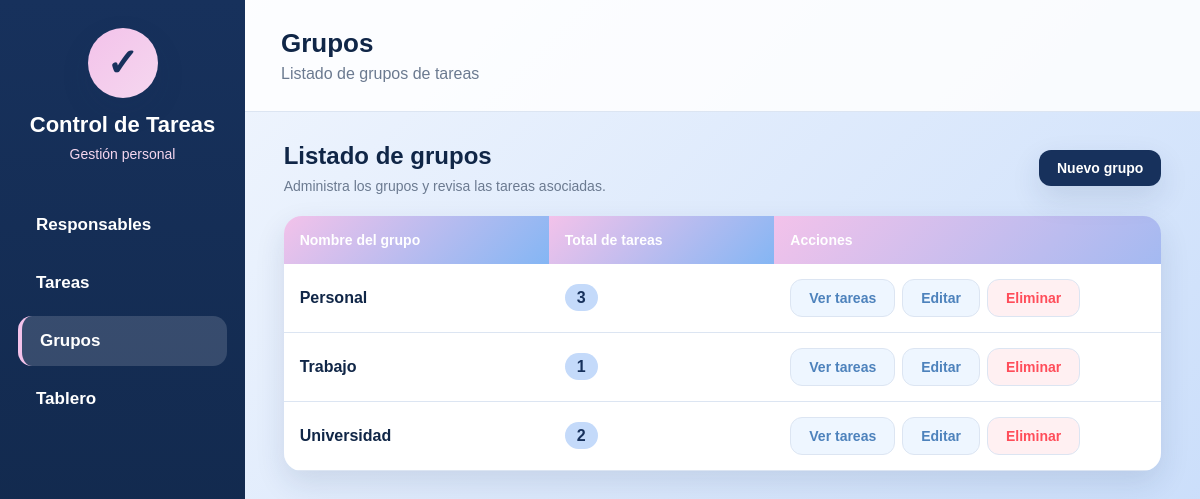
The app's page /grupos/listar.php with its own data.
### tables this page shows
CREATE TABLE `grupos` (
  `id_grupo` int NOT NULL AUTO_INCREMENT,
  `nombre` varchar(100) NOT NULL,
  PRIMARY KEY (`id_grupo`)
);

### grupos/listar.php (the view, shortened to what this page needs)
<?php
require_once "../config/conexion.php";
$titulo_pagina = "Grupos";
$subtitulo_pagina = "Listado de grupos de tareas";
$sql = "
    SELECT
        g.id_grupo,
        g.nombre,
        COUNT(t.id_tarea) AS total_tareas
    FROM grupos g
    LEFT JOIN tareas t ON g.id_grupo = t.id_grupo
    GROUP BY g.id_grupo, g.nombre
    ORDER BY g.nombre ASC
";
$consulta = $conexion->prepare($sql);
$consulta->execute();
$grupos = $consulta->fetchAll();
include "../includes/header.php";
include "../includes/menu.php";
?>
<div class="contenido-principal">
    <div class="barra-superior">
        <h2><?php echo htmlspecialchars($titulo_pagina); ?></h2>
        <p><?php echo htmlspecialchars($subtitulo_pagina); ?></p>
    </div>
    <div class="contenedor">
        <div class="encabezado-listado">
            <div>
                <h2 class="titulo-pagina">Listado de grupos</h2>
                <p class="subtitulo-pagina">Administra los grupos y revisa las tareas asociadas.</p>
            </div>
            <a href="crear.php" class="btn btn-principal">Nuevo grupo</a>
        </div>
        <div class="tabla-contenedor">
            <?php if (count($grupos) > 0): ?>
                <table class="tabla-tareas">
                    <thead>
                        <tr>
                            <th>Nombre del grupo</th>
                            <th>Total de tareas</th>
                            <th>Acciones</th>
                        </tr>
                    </thead>
                    <tbody>
                        <?php foreach ($grupos as $grupo): ?>
                            <tr>
                                <td>
                                    <span class="detalle-tarea">
                                        <?php echo htmlspecialchars($grupo["nombre"]); ?>
                                    </span>
                                </td>
                                <td>
                                    <span class="total-tareas">
                                        <?php echo $grupo["total_tareas"]; ?>
                                    </span>
                                </td>
                                <td>
                                    <div class="acciones">
                                        <a href="ver_tareas.php?id=<?php echo $grupo["id_grupo"]; ?>" class="btn btn-ver">
                                            Ver tareas
                                        </a>
                                        <a href="editar.php?id=<?php echo $grupo["id_grupo"]; ?>" class="btn btn-editar">
                                            Editar
                                        </a>
                                        <a href="eliminar.php?id=<?php echo $grupo["id_grupo"]; ?>"
                                           class="btn btn-eliminar"
                                           onclick="return confirm('¿Desea eliminar este grupo? Las tareas quedaran sin grupo.');">
                                            Eliminar
                                        </a>
                                    </div>
                                </td>
                            </tr>
                        <?php endforeach; ?>
                    </tbody>
                </table>
            <?php endif; ?>
        </div>
    </div>
</div>
<?php include "../includes/footer.php"; ?>

### assets/css/global.css (style rules this page uses)
:root { --azul-oscuro: #4d82bc; --azul-claro: #84b6f4; --celeste-suave: #c4dafa; --rosado: #f3c2ea; --rosado-suave: #f5d7ef; --azul-menu: #17315c; --azul-menu-oscuro: #102647; --blanco: #ffffff; --gris-fondo: #f6f9fe; --gris-texto: #26364a; --gris-suave: #6b7a90; --gris-borde: #dce5f2; --rojo: #ff4d5a; --verde: #32c978; --amarillo: #ffc857; --sombra: 0 12px 30px rgba(23, 49, 92, 0.12); }
* { box-sizing: border-box; margin: 0; padding: 0; }
html, body { width: 100%; min-height: 100%; }
body { font-family: Arial, Helvetica, sans-serif; background: linear-gradient(135deg, var(--gris-fondo), var(--celeste-suave)); color: var(--gris-texto); min-height: 100vh; }
a { text-decoration: none; }
.contenido-principal { margin-left: 245px; min-height: 100vh; }
.barra-superior { background: rgba(255, 255, 255, 0.85); padding: 28px 36px; border-bottom: 1px solid var(--gris-borde); }
.barra-superior h2 { color: var(--azul-menu-oscuro); font-size: 26px; }
.barra-superior p { margin-top: 6px; color: var(--gris-suave); }
.contenedor { width: 94%; max-width: 1280px; margin: 30px auto; padding: 0 10px; }
.encabezado-listado { display: flex; justify-content: space-between; align-items: center; margin-bottom: 22px; flex-wrap: wrap; gap: 10px; }
.encabezado-listado h2, .titulo-pagina { color: var(--azul-menu-oscuro); font-size: 24px; }
.encabezado-listado p, .subtitulo-pagina { color: var(--gris-suave); margin-top: 8px; font-size: 14px; }
.btn { display: inline-block; padding: 10px 18px; border-radius: 12px; border: none; cursor: pointer; font-size: 14px; font-weight: bold; transition: all 0.3s; }
.btn-principal { background: var(--azul-menu); color: white; box-shadow: var(--sombra); }
.btn-editar { color: var(--azul-oscuro); background-color: #eef6ff; border: 1px solid var(--gris-borde); }
.btn-eliminar { color: var(--rojo); background-color: #fff0f2; border: 1px solid var(--gris-borde); }
.btn-ver { color: var(--azul-oscuro); background-color: #eef6ff; border: 1px solid var(--gris-borde); }
.tabla-contenedor { background: white; border-radius: 18px; box-shadow: var(--sombra); overflow-x: auto; margin-top: 20px; }
.tabla-tareas { width: 100%; border-collapse: collapse; min-width: 1050px; }
.tabla-tareas th { background: linear-gradient(135deg, var(--rosado), var(--azul-claro)); color: white; padding: 16px; text-align: left; font-size: 14px; }
.tabla-tareas td { padding: 15px 16px; border-bottom: 1px solid var(--gris-borde); vertical-align: middle; }
.detalle-tarea { font-weight: bold; color: var(--azul-menu-oscuro); }
.acciones { display: flex; flex-wrap: wrap; gap: 7px; }

### assets/css/grupos/listar.css (style rules this page uses)
.total-tareas { background: var(--celeste-suave); color: var(--azul-menu); padding: 5px 12px; border-radius: 15px; font-weight: bold; }

### records on screen
grupos: nombre "Personal", total_tareas "3"
grupos: nombre "Trabajo", total_tareas "1"
grupos: nombre "Universidad", total_tareas "2"

### other values on screen
$titulo_pagina "Grupos"
$subtitulo_pagina "Listado de grupos de tareas"
